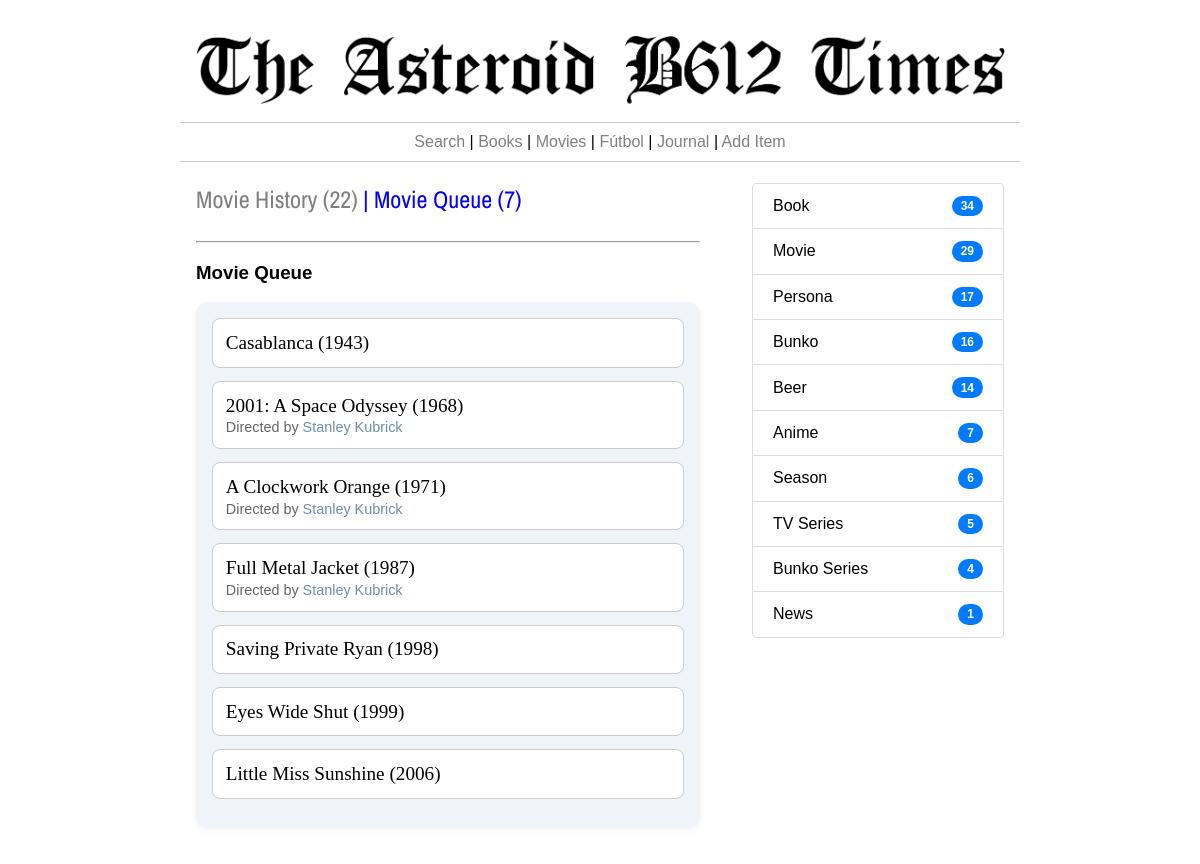
Page /movie-queue/ on the earlier database version.
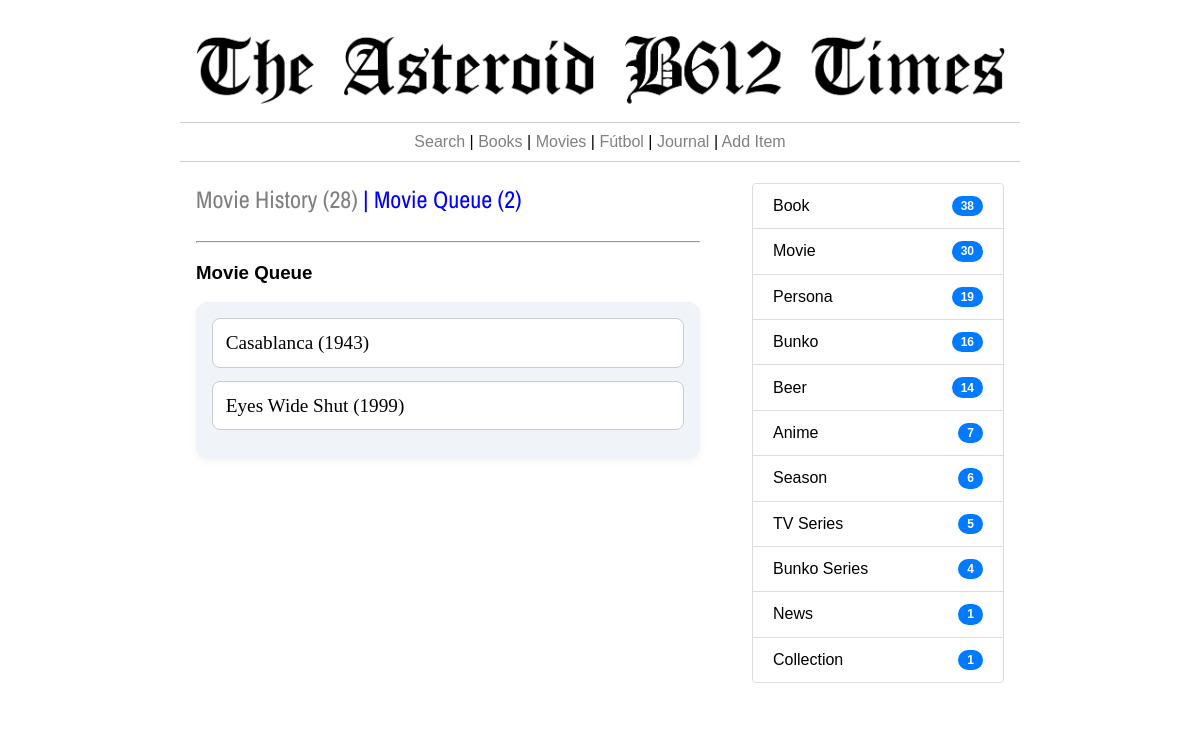
Same page on the later database version.
### thetimes/models.py (models this page shows, shortened)
class Item(models.Model):
    titulo = models.CharField(max_length=255)
    tipo = models.ForeignKey(Category, on_delete=models.CASCADE)
    contenido = models.TextField()
    fecha_creacion = models.DateTimeField()
    fecha_edicion = models.DateTimeField()
    consumido = models.BooleanField(default=False)
    @property
    def credit_links(self):
        if self.tipo.category.lower() in  ['book','movie']:
            ncreds = AttrItem.objects.filter(child=self, rel_name__in=['author','illustratror','pseudonym','director']).count()
            if ncreds > 0:
                creds = AttrItem.objects.filter(child=self, rel_name__in=['author','illustratror','pseudonym','director'])
                enlaces = ""
                for c in creds:
                    if c.rel_name not in  ['author','director']:
                        this_c = "(" + c.credito +")"
                    else:
                        this_c = ""
                    enlaces = enlaces + "<a href='/item/"+str(c.item.id)+"' style='text-decoration:none; color:#6F8FAF;'>"+c.item.titulo+this_c+"</a>,&nbsp;"
                clinks = enlaces[:-7]
            else:
                clinks = None
        else:
            clinks = None
        return clinks
    @property
    def periodo(self):
        this_v = ''
        pubyear = 0
        if self.tipo.category.lower() in ['book','bunko','manga volume']:
            npubyear = AttrInteger.objects.filter(item=self,att_name='pubyear').count()
            if npubyear > 0:
                pubyear = AttrInteger.objects.filter(item=self,att_name='pubyear').latest('id')
                this_v = f"({pubyear.att_value})"
        if self.tipo.category.lower() in ['movie','season','tv series','anime']:
            npubyear = AttrInteger.objects.filter(item=self,att_name='premiere').count()
            nfin = AttrInteger.objects.filter(item=self,att_name='finale').count()
            if npubyear > 0:
                pubyear = AttrInteger.objects.filter(item=self,att_name='premiere').latest('id')
            if nfin > 0:
                finale = AttrInteger.objects.filter(item=self,att_name='finale').latest('id')
            if nfin == 0 and npubyear > 0:
                this_v = f"({pubyear.att_value})"
            elif nfin > 0 and npubyear > 0 and finale == pubyear:
                this_v = f"({pubyear.att_value})"
            elif nfin > 0 and npubyear > 0 and finale != pubyear:
                this_v = f"({pubyear.att_value} - {finale.att_value})"
        return this_v

class Category(models.Model):
    category = models.CharField(max_length=255)
    @property
    def nitems(self):
        n_w = Item.objects.filter(tipo = self).count()
        return n_w

class AttrInteger(models.Model):
    item = models.ForeignKey(Item,on_delete=models.CASCADE)
    att_name = models.CharField(max_length=255)
    att_value = models.IntegerField()

class AttrItem(models.Model):
    item = models.ForeignKey(Item,on_delete=models.CASCADE,related_name="parent_item")
    child = models.ForeignKey(Item,on_delete=models.CASCADE,related_name="child_item")
    rel_name = models.CharField(max_length=255)

### thetimes/views.py (the view)
# urls.py: path('movie-queue/', views.movieQueue, name='movieQueue'),
def movieQueue(request):
	books = sorted(Item.objects.filter(tipo__category='Movie',consumo__item__isnull=True), key=lambda t: t.periodo, reverse=False)
	qbooks = len(books)
	rbooks =  Consumo.objects.filter(item__tipo__category='Movie',fec_fin__isnull=False).count()
	cats = sorted(Category.objects.exclude(id=14),key=lambda t: t.nitems, reverse=True)
	in_progress = Consumo.objects.filter(item__tipo__category='Movie', fec_fin__isnull=True)
	qbooks = qbooks + len(in_progress)
	return render(request,'watch-queue.html',{'now_reading':in_progress,'books':books,'rbooks':rbooks,'qbooks':qbooks,'cats':cats})

### thetimes/templates/watch-queue.html (shortened to what this page needs)
{% extends 'base_times.html' %}
{% load static %}
{% block izquierda %}
  <h2 style="color:blue;"><a href="{% url 'movieHistory' %}" style="text-decoration:none; color:grey; ">Movie History ({{rbooks}})</a> | Movie Queue ({{qbooks}})</h2>
  <br>
  {% if books %}
<hr>
  <h3>Movie Queue</h3>
  <ul class="styled-list">
  {% for b in books %}
    <li>
      <span class="main-item"><a href="{% url 'item' b.id %}" style="text-decoration:none; color:black;">{{b.titulo}} {{b.periodo}}</a></span>
      {% if b.credit_links %}<small class="sub-item">Directed by {{b.credit_links|safe}}</small>{% endif %}
    </li>
  {% endfor %}
  </ul>
  {% else %}
  <h3 style="color:red;">No Movies in QUEUE</h3>
  {% endif %}
{% endblock %}
{% block derecha %}
<ul class="list-group">
    {% for c in cats %}
      {% if c.nitems > 0 %}
        <li class="list-group-item"><a href="{% url 'categoria' c.id %}" style="text-decoration:none; color:black;">{{c.category|capfirst}}</a> <span class="badge badge-pill">{{c.nitems}}</span></li>
      {% endif %}
    {% endfor %}
</ul>
{% endblock %}

Differences in the rows shown:
no longer on this page (row edited): Item: titulo "2001: A Space Odyssey", periodo "(1968)", credit_links "Stanley Kubrick"
no longer on this page (row edited): Item: titulo "A Clockwork Orange", periodo "(1971)", credit_links "Stanley Kubrick"
no longer on this page (row edited): Item: titulo "Full Metal Jacket", periodo "(1987)", credit_links "Stanley Kubrick"
no longer on this page (row edited): Item: titulo "Saving Private Ryan", periodo "(1998)"
no longer on this page (row edited): Item: titulo "Little Miss Sunshine", periodo "(2006)"
computed for Category "Book": nitems "34" → "38"
computed for Category "Movie": nitems "29" → "30"
computed for Category "Persona": nitems "17" → "19"
now on this page (row unchanged): Category: category "Collection", nitems "1"
Other differences:
{{ rbooks }}: "22" → "28"
{{ qbooks }}: "7" → "2"
